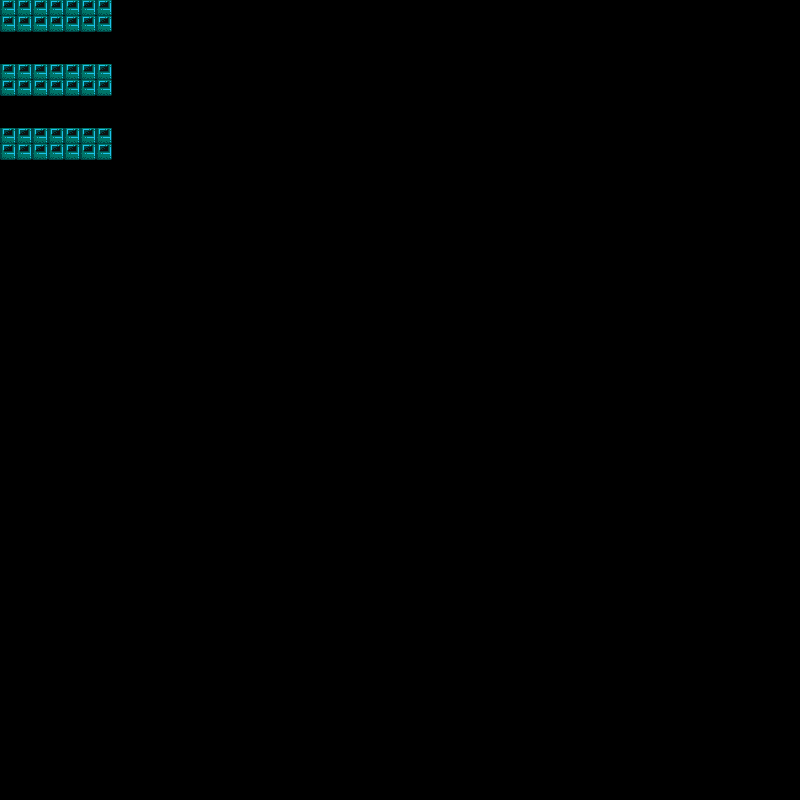

A level layout from a 2D game, rendered from its tile map. Below: a short description, then the map file with its tile-grid data intact:
An orthogonal 50x50 tile map with 16x16 px tiles, 1 tile layer (Tile Layer 1).

<map version="1.5" tiledversion="1.7.2" orientation="orthogonal" renderorder="right-down" width="50" height="50" tilewidth="16" tileheight="16" infinite="0" nextlayerid="2" nextobjectid="1">
 <tileset firstgid="1" source="map22.tsx" />
 <layer id="1" name="Tile Layer 1" width="50" height="50">
  <data encoding="csv">
0,0,0,0,0,0,0,0,0,0,0,0,0,0,0,0,0,0,0,0,0,0,0,0,0,0,0,0,0,0,0,0,0,0,0,0,0,0,0,0,0,0,0,0,0,0,0,0,0,0,
2826,2827,2828,2829,2830,2831,0,0,0,0,0,0,0,0,0,0,0,0,0,0,0,0,0,0,0,0,0,0,0,0,0,0,0,0,0,0,0,0,0,0,0,0,0,0,0,0,0,0,0,0,
0,0,0,0,0,0,0,0,0,0,0,0,0,0,0,0,0,0,0,0,0,0,0,0,0,0,0,0,0,0,0,0,0,0,0,0,0,0,0,0,0,0,0,0,0,0,0,0,0,0,
0,0,0,0,0,0,0,0,0,0,0,0,0,0,0,0,0,0,0,0,0,0,0,0,0,0,0,0,0,0,0,0,0,0,0,0,0,0,0,0,0,0,0,0,0,0,0,0,0,0,
0,0,0,0,0,0,0,0,0,0,0,0,0,0,0,0,0,0,0,0,0,0,0,0,0,0,0,0,0,0,0,0,0,0,0,0,0,0,0,0,0,0,0,0,0,0,0,0,0,0,
2954,2955,2956,2957,2958,2959,0,0,0,0,0,0,0,0,0,0,0,0,0,0,0,0,0,0,0,0,0,0,0,0,0,0,0,0,0,0,0,0,0,0,0,0,0,0,0,0,0,0,0,0,
0,0,0,0,0,0,0,0,0,0,0,0,0,0,0,0,0,0,0,0,0,0,0,0,0,0,0,0,0,0,0,0,0,0,0,0,0,0,0,0,0,0,0,0,0,0,0,0,0,0,
0,0,0,0,0,0,0,0,0,0,0,0,0,0,0,0,0,0,0,0,0,0,0,0,0,0,0,0,0,0,0,0,0,0,0,0,0,0,0,0,0,0,0,0,0,0,0,0,0,0,
0,0,0,0,0,0,0,0,0,0,0,0,0,0,0,0,0,0,0,0,0,0,0,0,0,0,0,0,0,0,0,0,0,0,0,0,0,0,0,0,0,0,0,0,0,0,0,0,0,0,
3082,3083,3084,3085,3086,3087,0,0,0,0,0,0,0,0,0,0,0,0,0,0,0,0,0,0,0,0,0,0,0,0,0,0,0,0,0,0,0,0,0,0,0,0,0,0,0,0,0,0,0,0,
0,0,0,0,0,0,0,0,0,0,0,0,0,0,0,0,0,0,0,0,0,0,0,0,0,0,0,0,0,0,0,0,0,0,0,0,0,0,0,0,0,0,0,0,0,0,0,0,0,0,
0,0,0,0,0,0,0,0,0,0,0,0,0,0,0,0,0,0,0,0,0,0,0,0,0,0,0,0,0,0,0,0,0,0,0,0,0,0,0,0,0,0,0,0,0,0,0,0,0,0,
0,0,0,0,0,0,0,0,0,0,0,0,0,0,0,0,0,0,0,0,0,0,0,0,0,0,0,0,0,0,0,0,0,0,0,0,0,0,0,0,0,0,0,0,0,0,0,0,0,0,
0,0,0,0,0,0,0,0,0,0,0,0,0,0,0,0,0,0,0,0,0,0,0,0,0,0,0,0,0,0,0,0,0,0,0,0,0,0,0,0,0,0,0,0,0,0,0,0,0,0,
0,0,0,0,0,0,0,0,0,0,0,0,0,0,0,0,0,0,0,0,0,0,0,0,0,0,0,0,0,0,0,0,0,0,0,0,0,0,0,0,0,0,0,0,0,0,0,0,0,0,
0,0,0,0,0,0,0,0,0,0,0,0,0,0,0,0,0,0,0,0,0,0,0,0,0,0,0,0,0,0,0,0,0,0,0,0,0,0,0,0,0,0,0,0,0,0,0,0,0,0,
0,0,0,0,0,0,0,0,0,0,0,0,0,0,0,0,0,0,0,0,0,0,0,0,0,0,0,0,0,0,0,0,0,0,0,0,0,0,0,0,0,0,0,0,0,0,0,0,0,0,
0,0,0,0,0,0,0,0,0,0,0,0,0,0,0,0,0,0,0,0,0,0,0,0,0,0,0,0,0,0,0,0,0,0,0,0,0,0,0,0,0,0,0,0,0,0,0,0,0,0,
0,0,0,0,0,0,0,0,0,0,0,0,0,0,0,0,0,0,0,0,0,0,0,0,0,0,0,0,0,0,0,0,0,0,0,0,0,0,0,0,0,0,0,0,0,0,0,0,0,0,
0,0,0,0,0,0,0,0,0,0,0,0,0,0,0,0,0,0,0,0,0,0,0,0,0,0,0,0,0,0,0,0,0,0,0,0,0,0,0,0,0,0,0,0,0,0,0,0,0,0,
0,0,0,0,0,0,0,0,0,0,0,0,0,0,0,0,0,0,0,0,0,0,0,0,0,0,0,0,0,0,0,0,0,0,0,0,0,0,0,0,0,0,0,0,0,0,0,0,0,0,
0,0,0,0,0,0,0,0,0,0,0,0,0,0,0,0,0,0,0,0,0,0,0,0,0,0,0,0,0,0,0,0,0,0,0,0,0,0,0,0,0,0,0,0,0,0,0,0,0,0,
0,0,0,0,0,0,0,0,0,0,0,0,0,0,0,0,0,0,0,0,0,0,0,0,0,0,0,0,0,0,0,0,0,0,0,0,0,0,0,0,0,0,0,0,0,0,0,0,0,0,
0,0,0,0,0,0,0,0,0,0,0,0,0,0,0,0,0,0,0,0,0,0,0,0,0,0,0,0,0,0,0,0,0,0,0,0,0,0,0,0,0,0,0,0,0,0,0,0,0,0,
0,0,0,0,0,0,0,0,0,0,0,0,0,0,0,0,0,0,0,0,0,0,0,0,0,0,0,0,0,0,0,0,0,0,0,0,0,0,0,0,0,0,0,0,0,0,0,0,0,0,
0,0,0,0,0,0,0,0,0,0,0,0,0,0,0,0,0,0,0,0,0,0,0,0,0,0,0,0,0,0,0,0,0,0,0,0,0,0,0,0,0,0,0,0,0,0,0,0,0,0,
0,0,0,0,0,0,0,0,0,0,0,0,0,0,0,0,0,0,0,0,0,0,0,0,0,0,0,0,0,0,0,0,0,0,0,0,0,0,0,0,0,0,0,0,0,0,0,0,0,0,
0,0,0,0,0,0,0,0,0,0,0,0,0,0,0,0,0,0,0,0,0,0,0,0,0,0,0,0,0,0,0,0,0,0,0,0,0,0,0,0,0,0,0,0,0,0,0,0,0,0,
0,0,0,0,0,0,0,0,0,0,0,0,0,0,0,0,0,0,0,0,0,0,0,0,0,0,0,0,0,0,0,0,0,0,0,0,0,0,0,0,0,0,0,0,0,0,0,0,0,0,
0,0,0,0,0,0,0,0,0,0,0,0,0,0,0,0,0,0,0,0,0,0,0,0,0,0,0,0,0,0,0,0,0,0,0,0,0,0,0,0,0,0,0,0,0,0,0,0,0,0,
0,0,0,0,0,0,0,0,0,0,0,0,0,0,0,0,0,0,0,0,0,0,0,0,0,0,0,0,0,0,0,0,0,0,0,0,0,0,0,0,0,0,0,0,0,0,0,0,0,0,
0,0,0,0,0,0,0,0,0,0,0,0,0,0,0,0,0,0,0,0,0,0,0,0,0,0,0,0,0,0,0,0,0,0,0,0,0,0,0,0,0,0,0,0,0,0,0,0,0,0,
0,0,0,0,0,0,0,0,0,0,0,0,0,0,0,0,0,0,0,0,0,0,0,0,0,0,0,0,0,0,0,0,0,0,0,0,0,0,0,0,0,0,0,0,0,0,0,0,0,0,
0,0,0,0,0,0,0,0,0,0,0,0,0,0,0,0,0,0,0,0,0,0,0,0,0,0,0,0,0,0,0,0,0,0,0,0,0,0,0,0,0,0,0,0,0,0,0,0,0,0,
0,0,0,0,0,0,0,0,0,0,0,0,0,0,0,0,0,0,0,0,0,0,0,0,0,0,0,0,0,0,0,0,0,0,0,0,0,0,0,0,0,0,0,0,0,0,0,0,0,0,
0,0,0,0,0,0,0,0,0,0,0,0,0,0,0,0,0,0,0,0,0,0,0,0,0,0,0,0,0,0,0,0,0,0,0,0,0,0,0,0,0,0,0,0,0,0,0,0,0,0,
0,0,0,0,0,0,0,0,0,0,0,0,0,0,0,0,0,0,0,0,0,0,0,0,0,0,0,0,0,0,0,0,0,0,0,0,0,0,0,0,0,0,0,0,0,0,0,0,0,0,
0,0,0,0,0,0,0,0,0,0,0,0,0,0,0,0,0,0,0,0,0,0,0,0,0,0,0,0,0,0,0,0,0,0,0,0,0,0,0,0,0,0,0,0,0,0,0,0,0,0,
0,0,0,0,0,0,0,0,0,0,0,0,0,0,0,0,0,0,0,0,0,0,0,0,0,0,0,0,0,0,0,0,0,0,0,0,0,0,0,0,0,0,0,0,0,0,0,0,0,0,
0,0,0,0,0,0,0,0,0,0,0,0,0,0,0,0,0,0,0,0,0,0,0,0,0,0,0,0,0,0,0,0,0,0,0,0,0,0,0,0,0,0,0,0,0,0,0,0,0,0,
0,0,0,0,0,0,0,0,0,0,0,0,0,0,0,0,0,0,0,0,0,0,0,0,0,0,0,0,0,0,0,0,0,0,0,0,0,0,0,0,0,0,0,0,0,0,0,0,0,0,
0,0,0,0,0,0,0,0,0,0,0,0,0,0,0,0,0,0,0,0,0,0,0,0,0,0,0,0,0,0,0,0,0,0,0,0,0,0,0,0,0,0,0,0,0,0,0,0,0,0,
0,0,0,0,0,0,0,0,0,0,0,0,0,0,0,0,0,0,0,0,0,0,0,0,0,0,0,0,0,0,0,0,0,0,0,0,0,0,0,0,0,0,0,0,0,0,0,0,0,0,
0,0,0,0,0,0,0,0,0,0,0,0,0,0,0,0,0,0,0,0,0,0,0,0,0,0,0,0,0,0,0,0,0,0,0,0,0,0,0,0,0,0,0,0,0,0,0,0,0,0,
0,0,0,0,0,0,0,0,0,0,0,0,0,0,0,0,0,0,0,0,0,0,0,0,0,0,0,0,0,0,0,0,0,0,0,0,0,0,0,0,0,0,0,0,0,0,0,0,0,0,
0,0,0,0,0,0,0,0,0,0,0,0,0,0,0,0,0,0,0,0,0,0,0,0,0,0,0,0,0,0,0,0,0,0,0,0,0,0,0,0,0,0,0,0,0,0,0,0,0,0,
0,0,0,0,0,0,0,0,0,0,0,0,0,0,0,0,0,0,0,0,0,0,0,0,0,0,0,0,0,0,0,0,0,0,0,0,0,0,0,0,0,0,0,0,0,0,0,0,0,0,
0,0,0,0,0,0,0,0,0,0,0,0,0,0,0,0,0,0,0,0,0,0,0,0,0,0,0,0,0,0,0,0,0,0,0,0,0,0,0,0,0,0,0,0,0,0,0,0,0,0,
0,0,0,0,0,0,0,0,0,0,0,0,0,0,0,0,0,0,0,0,0,0,0,0,0,0,0,0,0,0,0,0,0,0,0,0,0,0,0,0,0,0,0,0,0,0,0,0,0,0,
0,0,0,0,0,0,0,0,0,0,0,0,0,0,0,0,0,0,0,0,0,0,0,0,0,0,0,0,0,0,0,0,0,0,0,0,0,0,0,0,0,0,0,0,0,0,0,0,0,0
</data>
 </layer>
</map>
